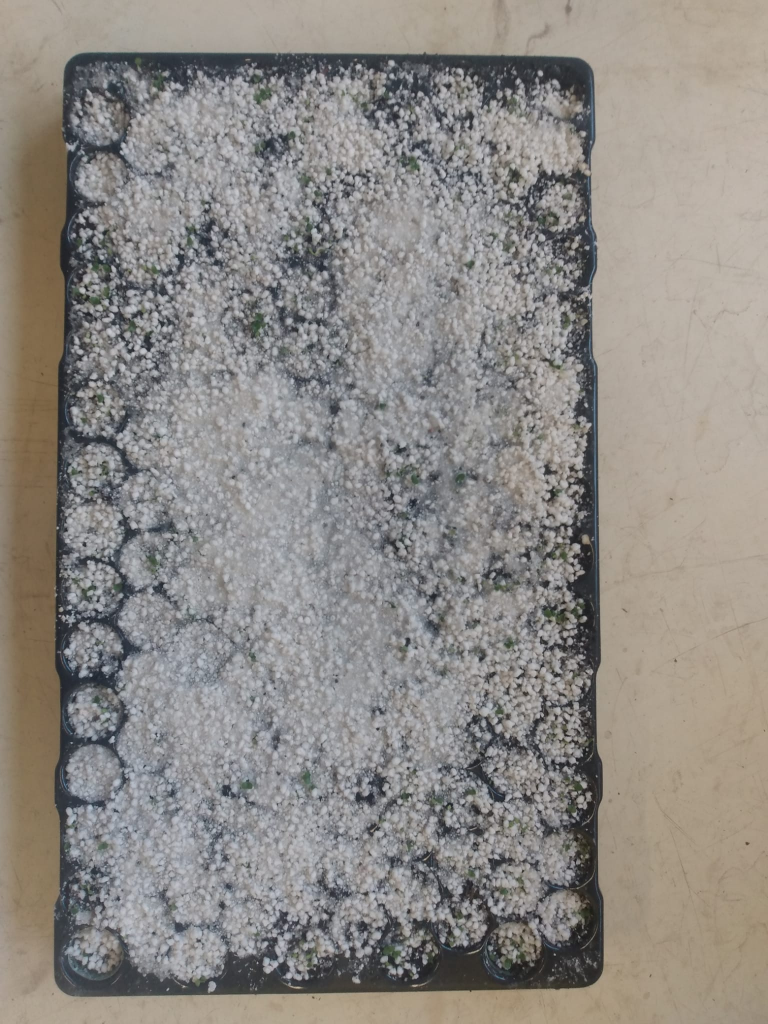
#> input picture Seedling Leaf Area/Notebooks/Data/S1-1706/TrayImages/Tray2.jpeg, 1536 x 2048 px, given in place of S1-2006_Tray1_1.1.png, which was not available (shown at 1/2 size)
$ jupyter execute --allow-errors Extract_Features.ipynb   (older library calls are emulated)
#> lines starting #> are read from the running program, lines starting #| are printed output that depends on the picture; after the words box and inside, x2 and y2 are one past the last pixel; in counts of white or black regions, pixels touching at a corner belong together; pictures that were not available may be replaced by others from this repository, and a replacement may not be noted
#> further down, pod is the input picture: shape (2048, 1536, 3); mean R, G, B 141.7, 137.6, 133.2
#> `pod = cv2.resize(pod, (260, 260), interpolation = cv2.INTER_AREA)`:
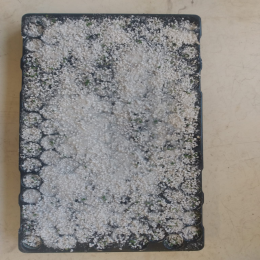
#> pod: shape (260, 260, 3); mean R, G, B 141.7, 137.6, 133.2
#> `podgray = cv2.cvtColor(pod, cv2.COLOR_BGR2GRAY)`:
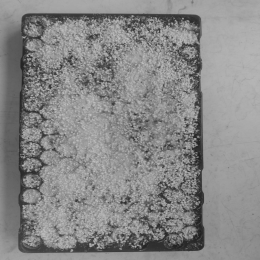
#> podgray: shape (260, 260); min 30, max 196, mean 136.8
#> `thr_gray = cv2.threshold((podgray*255).astype(np.uint8), 10, 255, cv2...`: thr_gray: shape (260, 260); every value is 255
#> `mask = ndimage.binary_fill_holes(thr_gray).astype(np.uint8)`: mask: shape (260, 260); every value is 1
#> `podsat = (np.round(255*mask*cv2.cvtColor(pod, cv2.COLOR_RGB2HSV)[:,:,1..`:
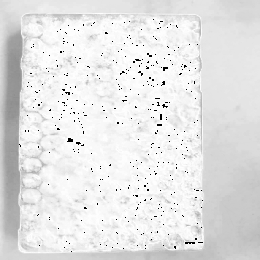
#> podsat: shape (260, 260); min 0, max 255, mean 228.3
#> `ret, thresh = cv2.threshold(podsat, 200, 255, cv2.THRESH_TOZERO_INV)`:
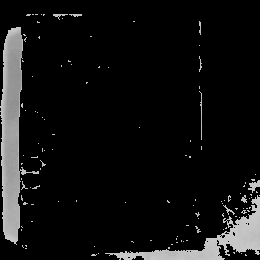
#> thresh: shape (260, 260); min 0, max 200, mean 18
#> `ret, thresh = cv2.threshold(thresh, 70, 255, cv2.THRESH_BINARY)`:
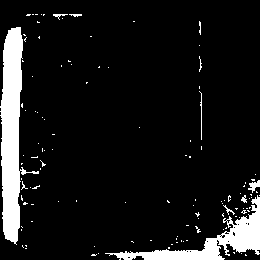
#> thresh: shape (260, 260); 10% white; 117 white regions (107 under 20 px), largest, box (x1, y1, x2, y2) and area: (0, 27, 39, 245) 3772, (105, 195, 260, 260) 2350, (248, 180, 260, 193) 76
#> `podbin = si.morphology.binary_opening(ndimage.binary_closing(thresh, n..`:
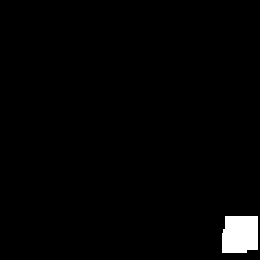
#> podbin: shape (260, 260); values 0 (black) and 1 (white), 1.9% white; 1 white region
#> `contours, hierarchy = cv2.findContours(podbin,2,1)`: contours = 1 contour; box (x1, y1, x2, y2) and area: (222, 216, 258, 253) 1186
#> `mass_x, mass_y = np.where(podbin == 1)`: mass_x = 1256 values from 216 to 252; mass_y = 1256 values, max 257 at index 32, min 222 at index 569, mean 239.7
[cell 1]
import os
import time
import numpy as np
import cv2
import matplotlib.pyplot as plt
import sklearn as sk
from sklearn.pipeline import Pipeline
from sklearn.preprocessing import StandardScaler
from skimage.feature import graycomatrix, graycoprops
import cv2
import skimage as si
from scipy import ndimage, spatial
from detecto import core
from scipy import ndimage as ndi

[cell 2]
# Set working directory and input dataset
dataset = 'S1-2006'
tray = 'Tray1'
thr = 0.8

[cell 3]
#determine features using distance map and local maxima

F = np.empty([2,150])

#> (the rest of this cell did not finish here and is left out)
